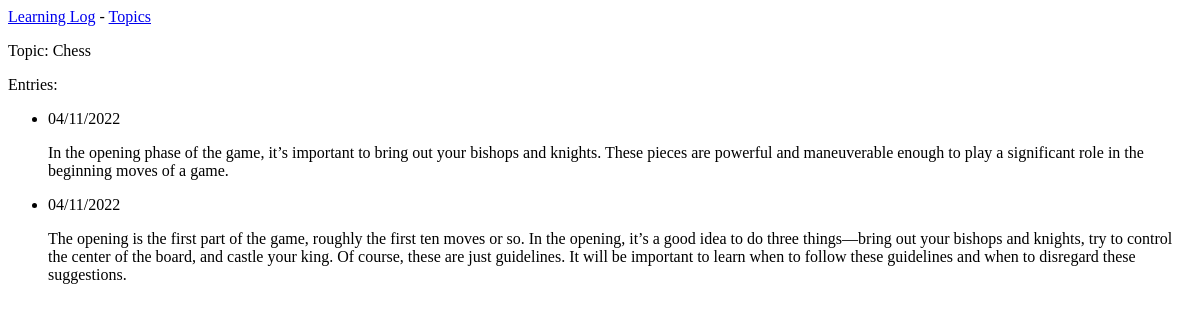
Page /topics/1/ on the earlier database version.
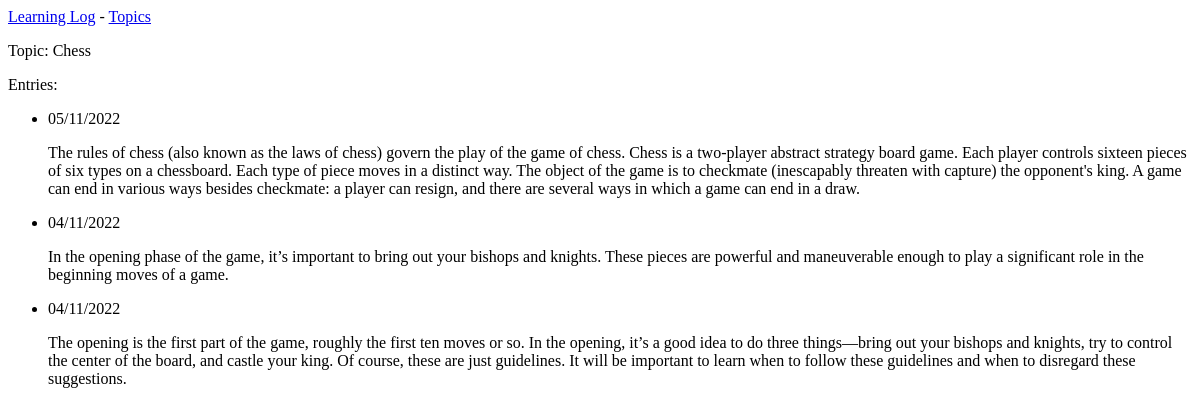
Same page on the later database version.
### learning_logs/models.py (models this page shows, shortened)
class Topic(models.Model):
    text = models.CharField(max_length=200)
    date_added = models.DateTimeField(auto_now_add=True)
    def __str__(self) -> str:
        return self.text

class Entry(models.Model):
    topic = models.ForeignKey(Topic, on_delete=models.SET_NULL, null=True)
    text = models.TextField()
    date_added = models.DateTimeField(auto_now_add=True)
    class Meta:
        verbose_name_plural = 'Entries'

### learning_logs/views.py (the view)
# urls.py: path('topics/<int:id>/', views.topic, name='topic'), # Página de detalhes para um único assunto
def topic(request, id):
    topic = Topic.objects.get(id=id)
    entries = topic.entry_set.order_by('-date_added')
    context = {'topic': topic, 'entries': entries}
    return render(request, 'learning_logs/pages/topic.html', context)

### learning_logs/templates/learning_logs/pages/topic.html
{% extends 'learning_logs/pages/base.html' %}
{% block content %}
    <p>Topic: {{ topic }}</p>
    <p>Entries:</p>
    <ul>
        {% for entry in entries %}
            <li>
                <p>
                    {{ entry.date_added | date:"d/m/Y" }}
                </p>
                <p>
                    {{ entry.text | linebreaks }}
                </p>
            </li>
        {% empty %}
            <li>No topics have been added yet.</li>
        {% endfor %}
    </ul>
{% endblock content %}

### learning_logs/templates/learning_logs/pages/base.html
<p>
    <a href="{% url 'learning_logs:index' %}">Learning Log</a> -
    <a href="{% url 'learning_logs:topics' %}">Topics</a>
</p>
{% block content %}{% endblock content %}

Differences in the rows shown:
added Entry: date_added "05/11/2022", text "The rules of chess (also known as the laws of chess) govern the play of the game of chess. Chess is a two-player abstract strategy board game. Each player controls sixteen pieces of six types on a chessboard. Each type of piece moves in a distinct way. The object of the game is to checkmate (inescapably threaten with capture) the opponent's king. A game can end in various ways besides checkmate: a player can resign, and there are several ways in which a game can end in a draw."
